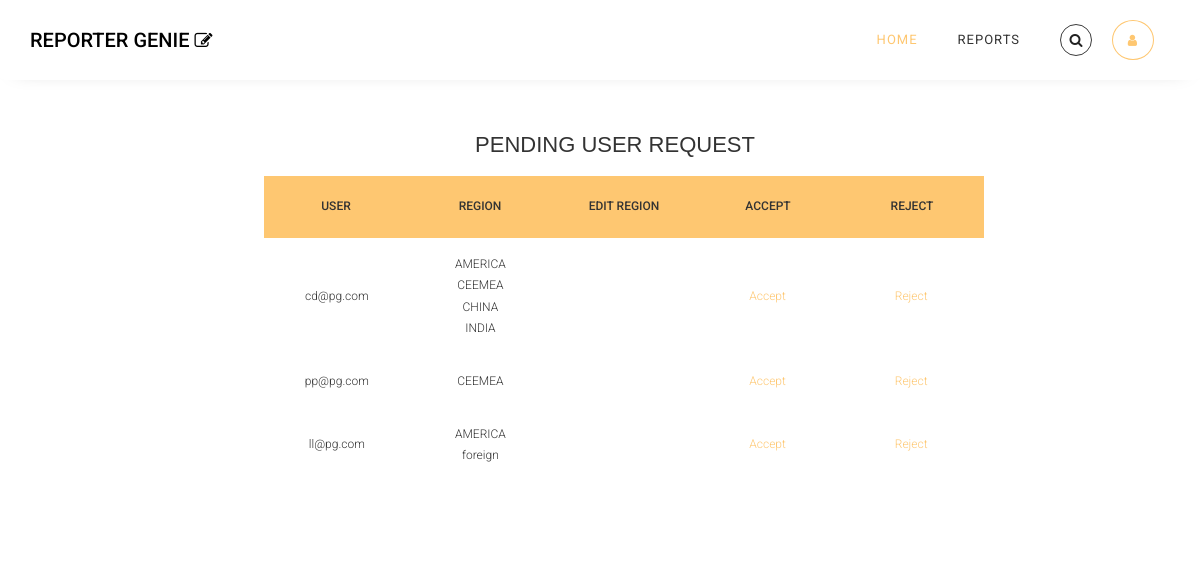
Screenshot of /pending_user_request/ with the database file from the repository.
### query_app/models.py (models this page shows, shortened)
class CustomUser(AbstractBaseUser, PermissionsMixin):
    email = models.EmailField(_('email address'), unique=True, validators=[domain_validator])
    is_staff = models.BooleanField(default=False)
    is_active = models.BooleanField(default=False)
    date_joined = models.DateTimeField(default=timezone.now)
    is_email_verified = models.BooleanField(default=False)
    regions = models.ManyToManyField('Regions', blank=True, related_name="regions")
    USERNAME_FIELD = 'email'
    REQUIRED_FIELDS = []
    objects = CustomUserManager()

class Regions(models.Model):
    class Meta:
        verbose_name_plural = 'Regions'
    Region = models.CharField(max_length=10, primary_key=True)
    DB_Host = models.CharField(max_length=100)
    DB_Service_Name = models.CharField(max_length=50)
    DB_Port = models.IntegerField()
    def __str__(self):
        return self.Region

### query_app/views.py (the view)
# urls.py: path('pending_user_request/', views.pending_user_request, name = 'pending_user_request'),
def pending_user_request(request):
    if 'q' in request.GET:
        print('q value and region ', [request.GET['q']])
        q = request.GET['q']
        print('q after ', q)
        pending_user = CustomUser.objects.filter(email__icontains = q, is_active = False)
    else:
        pending_user = CustomUser.objects.filter(is_active = False)
        print("not searching")
    context = {
        "list" : list,
        "pending_user" : pending_user,
    }
    return render(request, 'query_app/pending_User_Request.html', context)

### query_app/templates/query_app/pending_User_Request.html (shortened to what this page needs)
{% extends 'base_html.html' %}
{% load static %}
{% block search %}
<div class="search-container">
    <div class="search-wrapper">
        <div class="search-row">
            <div class="search-icon">
                <i class="fa fa-search"></i>
            </div>
        </div>
    </div>
</div>
{% endblock%}
{% block content %}
<h1 class = 'heading'>
        Pending User Request
</h1>
      <section class="table-section">
      <div class="tbl-header">
      <table cellpadding="0" cellspacing="0" border="0">
      <thead>
        <tr>
          <th>User</th>
          <th>Region</th>
          <th>Edit Region</th>
          <th>Accept</th>
          <th>Reject</th>
        </tr>
      </thead>
      </table>
      </div>
      <div class="tbl-content">
      <table cellpadding="0" cellspacing="0" border="0">
      <tbody>
        {% for user in pending_user%}
        <tr>
          <td>{{user.email}}</td>
          <td>
            {% for user_regions in user.regions.all %}
              {{user_regions}}<br>
            {% endfor %}
          </td>
          <td>
          </td>
          <td><a href="{% url 'query_app:accept_user_request' user.id %}"> Accept</a> </td>
          <td>
                <a href="{% url 'query_app:reject_user_request' user.id %}"> Reject</a>
          </td>
        </tr>
        {% empty %}
          <li class="list-group-item">
          <span class="no-data"><i>No Pending Users</i></span>
          </li>
        {% endfor %}
      </tbody>
      </table>
      </div>
      </section>
{% endblock %}

### static/css/search.css (style rules this page uses)
.search-wrapper { display: inline-block; }
.search-row { display: flex; border-radius: 100px; font-size: 14px; border: 1px solid #3b3b3b; }
.search-icon { display: flex; align-items: center; justify-content: center; width: 45px; height: 45px; margin: 7px; border-radius: 50%; background: #ffffff; }
.search-icon i { position: absolute; color: #222222; }

### static/Home.css (style rules this page uses)
.heading { margin-left: 30px; margin-top: 48px; font-size: 22px; }
.table-section { width: 80%; margin-left: 11%; }
h1 { font-size: 30px; color: #333; text-transform: uppercase; font-weight: 300; text-align: center; margin-bottom: 15px; }
table { width:100%; table-layout: fixed; }
.tbl-header { background-color: rgba(185, 40, 40, 0.3); }
.tbl-content { height:300px; overflow-x:auto; margin-top: 0px; border: 1px solid rgba(255,255,255,0.3); }
th { padding: 20px 15px; text-align: left; font-weight: 500; font-size: 12px; color: #333; text-transform: uppercase; }
td { padding: 15px; text-align: left; vertical-align:middle; font-weight: 300; font-size: 12px; color: #333; border-bottom: solid 1px rgba(255,255,255,0.1); }
body { background: -webkit-linear-gradient(left, #fff, #fff); background: linear-gradient(to right, #fff, #fff); font-family: 'Roboto', sans-serif; }
.search-container { display: grid; place-content: center; }
.search-wrapper { display: inline-block; }
.search-row { display: flex; border-radius: 100px; font-size: 14px; border: 1px solid #3b3b3b; margin-right: 20px; margin-left: 20px; }
.search-icon { display: flex; align-items: center; justify-content: center; width: 16px; height: 16px; margin: 7px; border-radius: 50%; background: #ffffff; }
.search-icon i { position: absolute; color: #222222; }

### static/manage_users.css (style rules this page uses)
.table-section { width: 60%; margin-left: 22%; }
table { width:100%; table-layout: fixed; }
.tbl-header { background-color: #fec771; }
.tbl-content { height:300px; overflow-x:auto; margin-top: 0px; border: 1px solid rgba(255,255,255,0.3); }
th { padding: 20px 15px; text-align: center; font-weight: 500; font-size: 12px; color: #333; text-transform: uppercase; }
td { padding: 15px; text-align: center; vertical-align:middle; font-weight: 300; font-size: 12px; color: #333; border-bottom: solid 1px rgba(255,255,255,0.1); }

### rows the page displays
CustomUser: email "cd@pg.com"
Regions: Region "AMERICA"
Regions: Region "CEEMEA"
Regions: Region "CHINA"
Regions: Region "INDIA"
CustomUser: email "pp@pg.com"
CustomUser: email "ll@pg.com"
Regions: Region "foreign"
